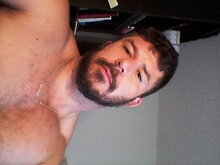
%> input picture me2.jpg, 220 x 165 px, shrunk from 640 x 480 before the run
$ octave ipMutualInformation.m   (GNU Octave 9; MATLAB toolbox functions it lacks are replaced by stand-ins)
%> lines starting %> are read from the running program, lines starting %| are printed output that depends on the picture
### mutualinfo.m
function ixy = mutualinfo(matx, maty)

% first I have to convert matx to a prob vector
% to calculate the entropy of the matrix
% I(X,Y) = H(X) - H(X|Y)


% H(X) - entropyX
edges = unique(matx);
histogram = histc(matx(:),edges);
totalElem = sum(histogram);
probX = histogram/totalElem;

entropyX= entropyVector(probX);

% conditional Entropy H(X|Y)
hxy = condEntropy(matx,maty);

ixy = entropyX - hxy;
end;

### entropyVector.m
function entropyValue = entropyVector(probValues)

% first check if the probability is one !!!
% has to be one cos we are working with the
% entire alphabet

totalProbab = sum(probValues);

% [6 lines of commented-out code are left out]
numOfSamples = length(probValues);
tempEntropy = 0.0;

for ii=1:numOfSamples
    if probValues(ii) != 0
        tempEntropy = tempEntropy + probValues(ii)*log2( probValues(ii) );
    else
        tempEntropy = tempEntropy + 0;
    end;
end;

entropyValue = -tempEntropy;

### jointProbab.m
function [jointMat, marginX, marginY] = jointProbab(matW, matE)
% trying to give back the joint probabily of two matrices

% first is to understand the matX and matY ,
% know the range and number of different elements

% using unique which
[rowX, colX] = size(matW);
[rowY, colY] = size(matE);

if (rowX ~= rowY) || (colX ~= colY)
    error('matrixes has to have the same dimensions');
end;
uniqueX = unique(matW);
uniqueY = unique(matE);
numOfElX = length(uniqueX);
numOfElY = length(uniqueY);
marginX = zeros(numOfElX);
marginY = zeros(numOfElY);
jointMat = zeros(numOfElY, numOfElX);
% scanning the image looking for the values
%for ii=1:numOfElY
    for jj=1:numOfElX
        % now I scan the image looking for the valuesf
        for rr=1:rowX
            for cc=1:colX
                if matW(rr,cc)== uniqueX(jj)
                    val = matE(rr,cc);
                    ee=1;
                    while (ee <= length(uniqueY))
                        if uniqueY(ee) == val
                            jointMat(ee,jj) =  jointMat(ee,jj) +1;
                            ee=length(uniqueY)+1;
                        end;
                        ee = ee+1;
                    end; % end while
                end; % end if
            end;
        end;
    end;
%end;
totalEl = sum(jointMat(:));
jointMat = jointMat / totalEl;

% calculating marginY
for ii=1:numOfElX
  marginX(ii)= sum(jointMat(:,ii));
end;

for ii=1:numOfElY
  marginY(ii)= sum(jointMat(ii,:));
end;
% calculating marginX


end

### condEntropy.m
function hxy = condEntropy(matx, maty)

% mx is the margin of X
% my is the margin of Y
% jmat is the joint probabily matrix

[jmat, mx, my] = jointProbab(matx, maty);

[lengY , temp] = size(my);
[lengX , temp] = size(mx);

% calculating the joint entropy
% H(X|Y) = Sum{ p(Y=i)H(X | Y=i)}

entropySum = 0;
vecTemp = zeros(lengX);

for jj=1:lengY

vecTemp = jmat(jj,:)*(my(jj,1))^(-1);
entropySum = entropySum + my(jj,1)*entropyVector(vecTemp);

end;

hxy = entropySum;


end

### ipMutualInformation.m
% first loading a picture

pic = imread('me2.jpg');
%> pic is the input picture: size 165x220x3 uint8; mean R, G, B 136.1, 106.3, 100.4

% to make easier to work I will work with a gray level

pic2 = (pic(:,:,1) + pic(:,:,2) + pic(:,:,3))/3;
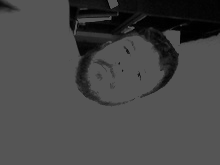
%> pic2: size 165x220 uint8; min 0, max 85, mean 71

[row, col] = size(pic2);
%> row = 165; col = 220

%imshow(pic2);

noise = randi([0 2],row,col);

%figure;
%imshow(picnoise);

picnoise = pic2 + noise;

%figure;
%imshow(picnoise);

mutualinfo(pic2,picnoise)
%> in mutualinfo, `edges = unique(matx);`: edges = 86 values from 0 to 85
%> in mutualinfo, `histogram = histc(matx(:),edges);`: histogram = 86 values, max 27675 at index 86, min 21 at index 62, mean 422.1
%> in mutualinfo, `totalElem = sum(histogram);`: totalElem = 36300
%> in mutualinfo, `probX = histogram/totalElem;`: probX = 86 values, max 0.762 at index 86, min 0.000579 at index 62, mean 0.0116
%> in entropyVector, `totalProbab = sum(probValues);`: totalProbab = 1
%> in entropyVector, `numOfSamples = length(probValues);`: numOfSamples = 86
%> the loop in entropyVector, `for ii=1:numOfSamples` made 86 passes
%> tempEntropy on passes 1 to 12: -0.0174, -0.083, -0.145, -0.202, -0.266, -0.338, -0.406, -0.469, -0.519, -0.565, -0.605, -0.645
%> after the loop in entropyVector, `for ii=1:numOfSamples`: tempEntropy = -2.21
%> in entropyVector, `entropyValue = -tempEntropy;`: entropyValue = 2.21
%> in jointProbab, `uniqueX = unique(matW);`: uniqueX = 86 values from 0 to 85
%> in jointProbab, `uniqueY = unique(matE);`: uniqueY = 88 values from 0 to 87
%> in jointProbab, `numOfElX = length(uniqueX);`: numOfElX = 86
%> in jointProbab, `numOfElY = length(uniqueY);`: numOfElY = 88
%> in jointProbab, `marginX = zeros(numOfElX);`: marginX: size 86x86 double; every value is 0
%> in jointProbab, `marginY = zeros(numOfElY);`: marginY: size 88x88 double; every value is 0
%> in jointProbab, `jointMat = zeros(numOfElY, numOfElX);`: jointMat: size 88x86 double; every value is 0
%> the loop in jointProbab, `for jj=1:numOfElX` made 86 passes
%> after the loop in jointProbab, `for jj=1:numOfElX`: jointMat: size 88x86 double; min 0, max 9257, mean 4.8
%> after the loop in jointProbab, `for jj=1:numOfElX`: ee = 90; val = 87
%> in jointProbab, `totalEl = sum(jointMat(:));`: totalEl = 36300
%> the loop in jointProbab, `for ii=1:numOfElX` made 86 passes
%> after the loop in jointProbab, `for ii=1:numOfElX`: marginX: size 86x86 double; min 0, max 0.762, mean 0.000135
%> the loop in jointProbab, `for ii=1:numOfElY` made 88 passes
%> after the loop in jointProbab, `for ii=1:numOfElY`:
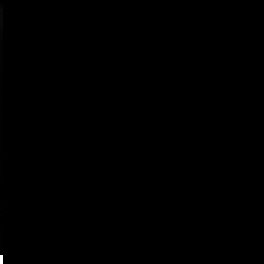
%> marginY: size 88x88 double (shown 3 times larger); min 0, max 0.256, mean 0.000129; drawn with min black and max white
%> the loop in condEntropy, `for jj=1:lengY` made 88 passes
%> entropySum on passes 1 to 12: 0, 0.00216, 0.0114, 0.0268, 0.0408, 0.0565, 0.0716, 0.0875, 0.102, 0.113, 0.123, 0.132
%> after the loop in condEntropy, `for jj=1:lengY`: entropySum = 0.383
%> in mutualinfo, `ixy = entropyX - hxy;`: ixy = 1.83
%> ans = 1.83
